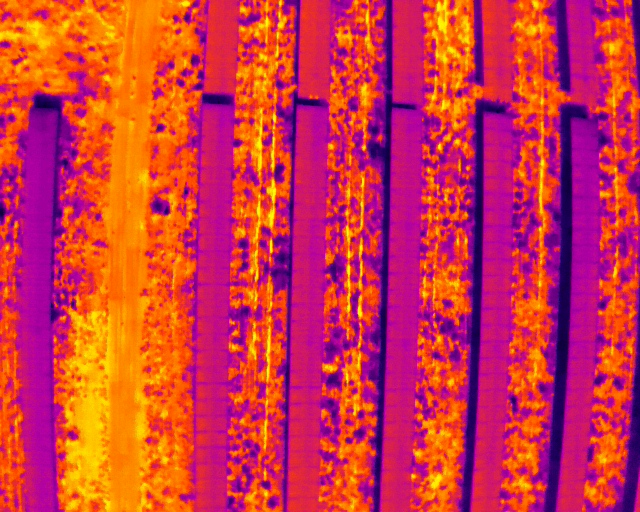
#> input picture images/DJI_20231119120036_1967_T.JPG, 640 x 512 px; its folder holds 4 pictures in this run; the run also reads 2 pictures not shown here
$ python metadata.py
#> lines starting #> are read from the running program, lines starting #| are printed output that depends on the picture
from PIL import Image
from PIL.ExifTags import TAGS
import glob


class LocationInfo():
    """
    A class to extract location information from an image's EXIF metadata.

    Attributes:
        image (PIL.Image.Image): The image object containing EXIF metadata.
    """

    def __init__(self, image_path):
        """
        Initializes the LocationInfo object.

        Args:
            image_path (str): The path to the image file.
        """
        super().__init__()
        self.image = Image.open(image_path)


    def extract_location(self):
        """
        Extracts location information from the image's EXIF metadata.

        Returns:
            dict: A dictionary containing location information (latitude, longitude, altitude).
        """
        # Extract EXIF data from the image
        exif_data = self.image._getexif()

        # Check if EXIF data exists
        if exif_data is not None:
            # Extract relevant EXIF tags
            exif = {
                TAGS[k]: v
                for k, v in exif_data.items()
                if k in TAGS
            }
            # Extract GPS information
            loc_info = exif['GPSInfo']

            # Define keys for location information
            keys = ['Latitude', 'Lat_dir', 'Longitude', 'Long_dir', 'Altitude']

            # Construct location dictionary
            location = {
                keys[0]: loc_info[2],   # Latitude
                keys[2]: loc_info[4],   # Longitude
            }
            return location


if __name__ == "__main__":

    # Example usage
    image_paths = glob.glob("images/*.JPG")
    for image_path in image_paths:
        loc = LocationInfo(image_path)
        location = loc.extract_location()
        print("GPS Information:\n", location)
#> this loop made 4 passes
#| GPS Information:
#|  {'Latitude': (21.0, 21.0, 37.2871), 'Longitude': (71.0, 22.0, 59.2032)}
#| GPS Information:
#|  {'Latitude': (21.0, 21.0, 37.5019), 'Longitude': (71.0, 22.0, 59.2036)}
#| GPS Information:
#|  {'Latitude': (21.0, 21.0, 37.7104), 'Longitude': (71.0, 22.0, 59.2025)}
#| GPS Information:
#|  {'Latitude': (21.0, 21.0, 37.9232), 'Longitude': (71.0, 22.0, 59.203)}
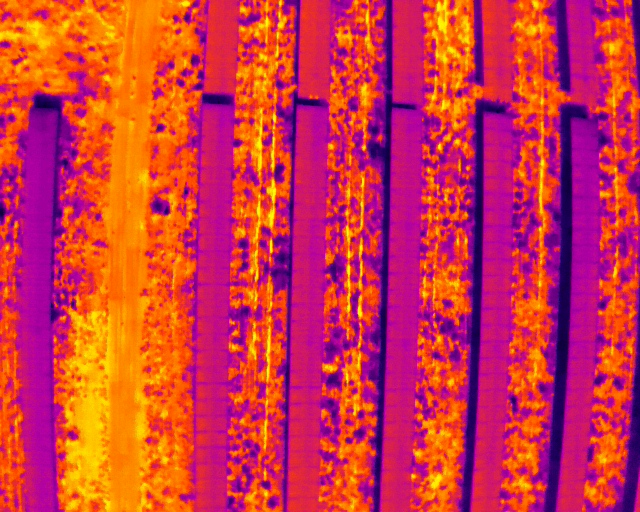
#> input picture images/DJI_20231119120036_1967_T.JPG, 640 x 512 px
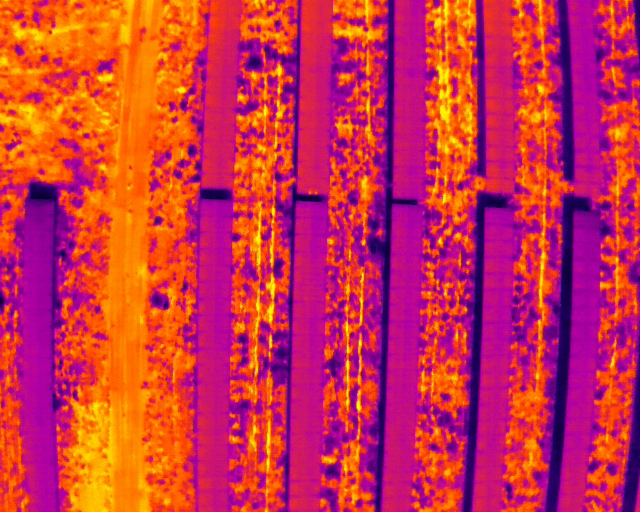
#> input picture images/DJI_20231119120037_1968_T.JPG, 640 x 512 px
#> pass 3, in __init__ (call 3), `self.image = Image.open(image_path)`:
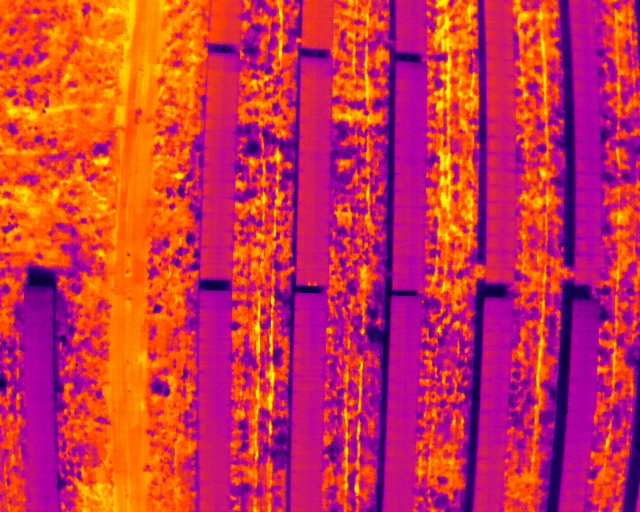
#> self.image: PIL image 640x512 RGB; mean R, G, B 202.3, 48.1, 75.9
